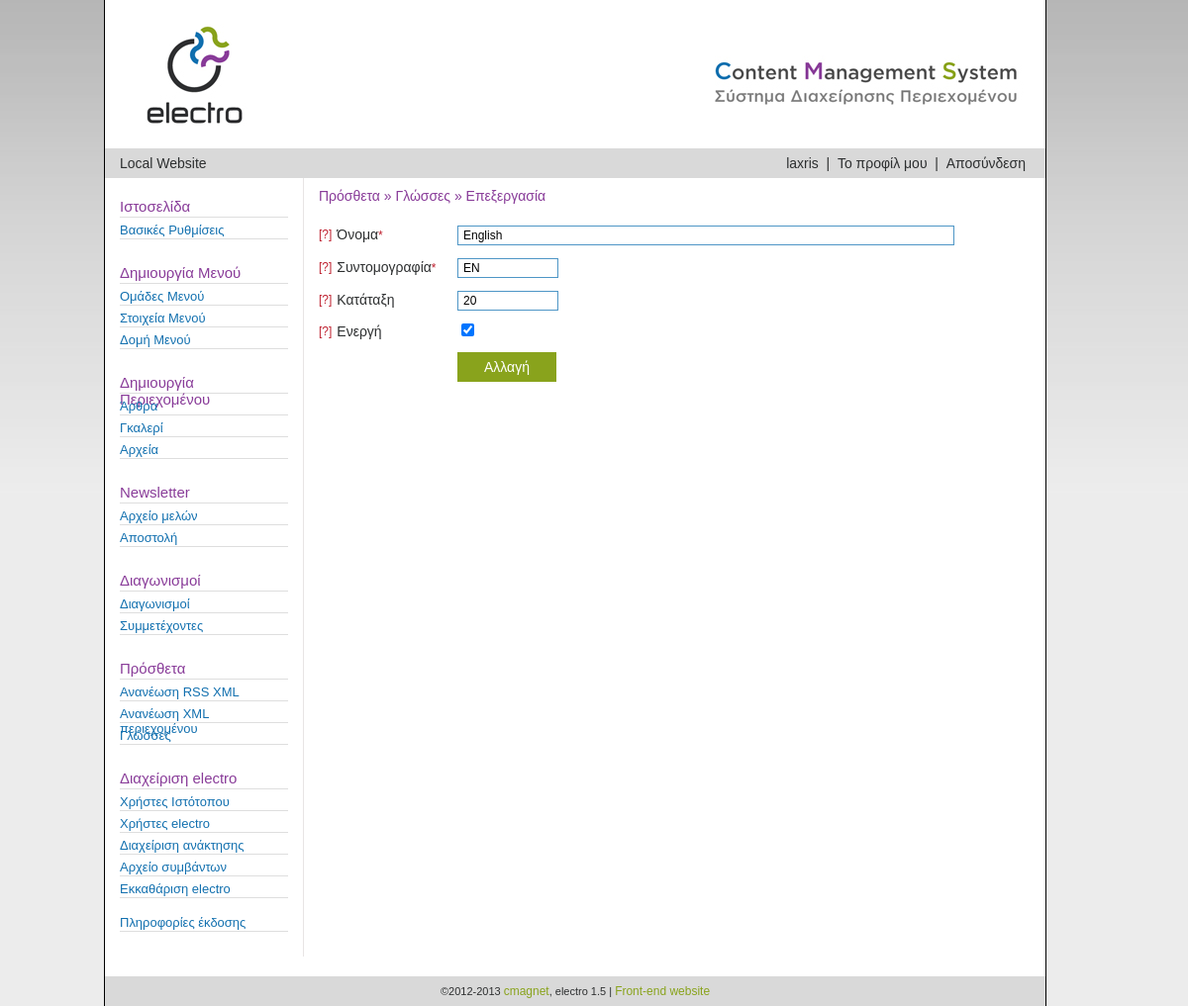
Page /?action=languages_edit&id=4v7LNGw7ob (signed in) on the committed database.
### tables this page shows
CREATE TABLE IF NOT EXISTS `languages` (
  `L_ID` varchar(20) NOT NULL,
  `L_NAME` varchar(255) NOT NULL,
  `L_ABBREVIATION` varchar(4) NOT NULL,
  `L_RANK` int(4) NOT NULL DEFAULT '0',
  `L_VISIBLE` tinyint(1) NOT NULL DEFAULT '1',
  `L_DEFAULT` tinyint(1) NOT NULL DEFAULT '0',
  PRIMARY KEY (`L_ID`),
  UNIQUE KEY `L_NAME` (`L_NAME`),
  UNIQUE KEY `L_ABBREVIATION` (`L_ABBREVIATION`)
);

### scripts/languages_edit.php (the view, shortened to what this page needs)
<?php
	if (!empty($_REQUEST['id']))
	{
		$edit_id = $_REQUEST['id'];
	}else{
		header('Location: ../electro/');
	}
	$TOOLBOX_SELECTED_OPTIONS = '';
	$sql_edit_l = "SELECT * FROM `languages` WHERE L_ID = '$edit_id'";
	if(!$query_edit_l = mysql_query($sql_edit_l))
		header('Location: ../electro/');
	while ($l_row = mysql_fetch_array($query_edit_l))
	{
		$l_name = stripslashes($l_row['L_NAME']);
		$l_abbreviation = stripslashes($l_row['L_ABBREVIATION']);
		$l_rank = $l_row['L_RANK'];
		$l_visible = $l_row['L_VISIBLE'];
	}
	$is_visible = "";
	if ($l_visible == 1){
		$is_visible = "CHECKED";
	}
	$HELP_LANGUAGES_EDIT_NAME = 'Υποχρεωτικό πεδίο. Αλφαριθμητικό μέχρι 255 χαρακτήρες.';
	$HELP_LANGUAGES_EDIT_ABBREVIATION = 'Υποχρωτικό πεδίο. Αλφαριθμητικό μέχρι 4 χαρακτήρες.';
	$HELP_LANGUAGES_EDIT_RANK = 'Μη υποχρεωτικό πεδίο. Ακέραιος μέχρι και 4 ψηφία (0-9999). Προτεραιότητα κατάταξης του στοιχείου στην ιστοσελίδα.';
	$HELP_LANGUAGES_EDIT_ACTIVE = 'Πεδίο ελέγχου. Εμφάνιση ή απόκρυψη του στοιχείου στην ιστοσελίδα.';
?>
<div class="breadcrumb">Πρόσθετα &raquo; Γλώσσες &raquo; Επεξεργασία</div>
<form id="valform" name="languages_edit" method="post" action="scripts/languages_update.php?<?php echo $TOOLBOX_SELECTED_OPTIONS; ?>">
	<div class="form_left"><span class = "electro-tooltip" title = "<?php echo $HELP_LANGUAGES_EDIT_NAME; ?>">[?]</span>Όνομα<span class="mandatory_field">*</span></div><div class="form_right"><input name="l_name" class="required long" type="text"  maxlength="255" value="<?php echo $l_name; ?>" /></div>
	<div class="form_left"><span class = "electro-tooltip" title = "<?php echo $HELP_LANGUAGES_EDIT_ABBREVIATION; ?>">[?]</span>Συντομογραφία<span class="mandatory_field">*</span></div><div class="form_right"><input name="l_abbreviation" class="required short" type="text"  maxlength="4" value="<?php echo $l_abbreviation; ?>" /></div>
	<div class="form_left"><span class = "electro-tooltip" title = "<?php echo $HELP_LANGUAGES_EDIT_RANK; ?>">[?]</span>Κατάταξη</div><div class="form_right"><input name="l_rank" class="digits short" type="text"  maxlength="4" value="<?php echo $l_rank; ?>" /></div>
	<div class="form_left"><span class = "electro-tooltip" title = "<?php echo $HELP_LANGUAGES_EDIT_ACTIVE; ?>">[?]</span>Ενεργή</div><div class="form_right"><input name="l_visible" type="checkbox"  value="1" <?php echo $is_visible; ?> /></div>
	<div class="form_left">&nbsp;</div><div class="form_right"><input type="submit" class="form_button" value="Αλλαγή" /></div>
</form>

### css/electrocss.css (style rules this page uses)
body,html { margin:0; padding:0; height:auto; min-height:100%; background-color: #ececec; background-image: url('../images/electro_bg_img.jpg'); background-repeat: repeat-x; font-family: Arial, Verdana; font-size: 11px; color: #2d2f30; }
a, li, input, button, image { transition: all 0.4s linear; -webkit-transition: all 0.4s linear; -moz-transition: all 0.4s linear; -o-transition: all 0.4s linear; -ms-transition: all 0.4s linear; }
.form_left { position: relative; float: left; width: 140px; min-height: 22px; line-height: 22px; font-size: 1.272rem; margin-bottom: 10px; }
.form_right { position: relative; float: left; width: 579px; min-height: 22px; line-height: 22px; font-size: 1.272rem; margin-bottom: 10px; }
.breadcrumb { font-size: 1.272rem; color: #893c99; margin-top: 10px; margin-bottom: 20px; }
.form_button { position: relative; width:100px; height:30px; border: none; background-color:#89a31c; margin-bottom: 20px; cursor:pointer; color: #fff; font-size: 1.272rem; }
.mandatory_field { font-size: 1.09rem; color: #be1e2d; }
input.long { position: relative; width: 490px; height: 18px; line-height: 18px; font-size: 1.09rem; border: 1px solid #4e96c6; padding: 0px 5px 0px 5px; }
input.short { position: relative; width: 90px; height: 18px; line-height: 18px; font-size: 1.09rem; border: 1px solid #4e96c6; padding: 0px 5px 0px 5px; }
span.electro-tooltip { position: relative; display: block; float: left; font-size: 1.09rem; color: #be1e2d; margin-right: 5px; cursor: help; }

### rows in the picture
languages: l_name "English", l_abbreviation "EN", l_rank "20"

### other values in the picture
$owner_title "Local Website"
$_SESSION['EU_USERNAME'] "laxris"
